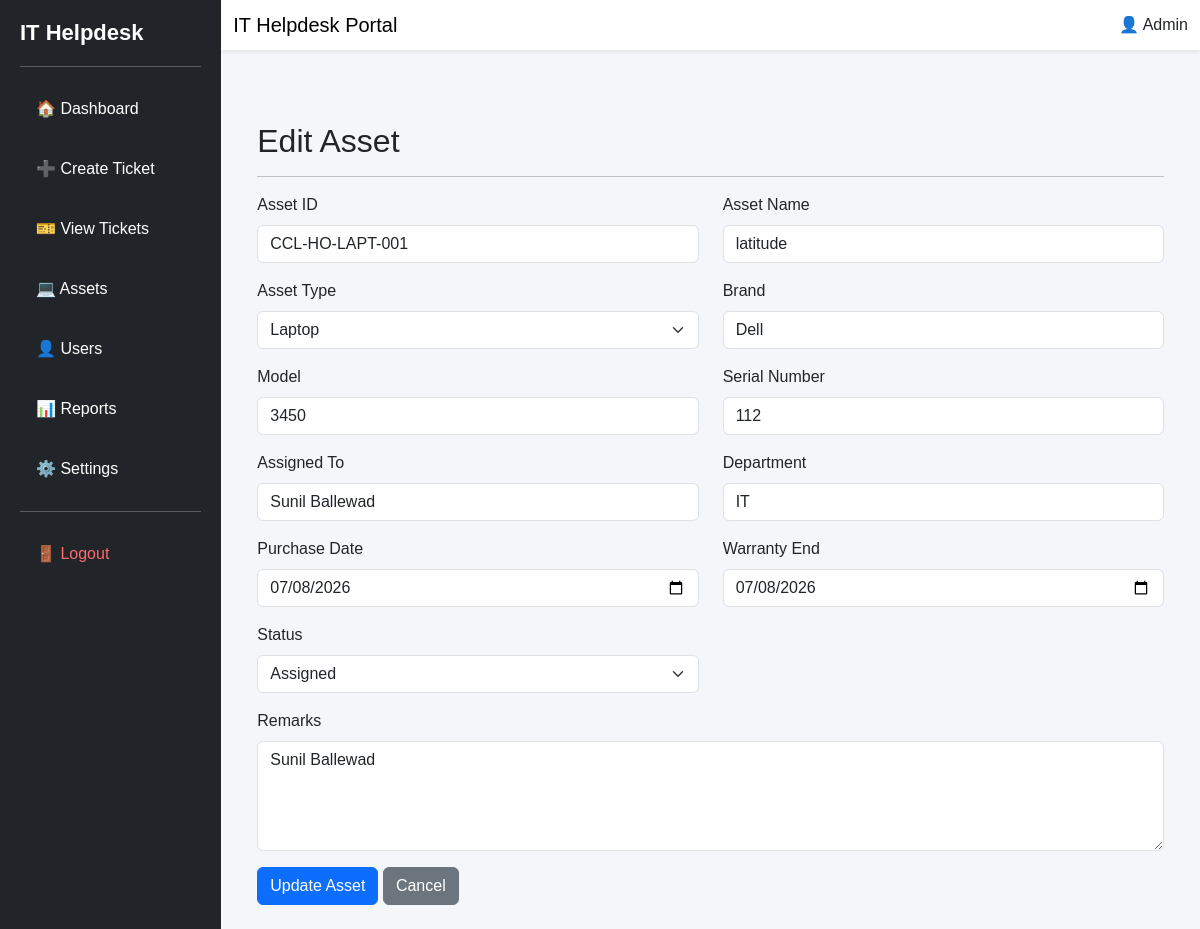
Screenshot of /assets/edit/1 (signed in) with the database file from the repository.
### models.py (models this page shows, shortened)
class Asset(db.Model):
    __tablename__ = "assets"
    id = db.Column(db.Integer, primary_key=True)
    asset_id = db.Column(db.String(30), unique=True, nullable=False)
    asset_name = db.Column(db.String(100), nullable=False)
    asset_type = db.Column(db.String(50), nullable=False)
    brand = db.Column(db.String(50))
    model = db.Column(db.String(100))
    serial_number = db.Column(db.String(100), unique=True)
    assigned_to = db.Column(db.String(100))
    department = db.Column(db.String(100))
    purchase_date = db.Column(db.Date)
    warranty_end = db.Column(db.Date)
    status = db.Column(db.String(30), default="Available")
    remarks = db.Column(db.Text)

### routes/assets.py (the view, shortened to what this page needs)
@assets.route("/assets/edit/<int:id>", methods=["GET", "POST"])
@login_required
def edit_asset(id):
    if current_user.role != "Admin":
        abort(403)
    asset = Asset.query.get_or_404(id)
    return render_template(
        "edit_asset.html",
        asset=asset
    )

### app.py (called while the page is built)
@login_manager.user_loader
def load_user(user_id):
    return User.query.get(int(user_id))

### templates/edit_asset.html (shortened to what this page needs)
{% extends "base.html" %}
{% block content %}
<div class="container mt-5">
    <h2>Edit Asset</h2>
    <hr>
    <form method="POST">
        <div class="row">
            <div class="col-md-6 mb-3">
                <label class="form-label">Asset ID</label>
                <input type="text" name="asset_id" class="form-control"
                       value="{{ asset.asset_id }}" required>
            </div>
            <div class="col-md-6 mb-3">
                <label class="form-label">Asset Name</label>
                <input type="text" name="asset_name" class="form-control"
                       value="{{ asset.asset_name }}" required>
            </div>
            <div class="col-md-6 mb-3">
                <label class="form-label">Asset Type</label>
                <select name="asset_type" class="form-select">
                    <option value="Laptop" {% if asset.asset_type=="Laptop" %}selected{% endif %}>Laptop</option>
                </select>
            </div>
            <div class="col-md-6 mb-3">
                <label class="form-label">Brand</label>
                <input type="text" name="brand" class="form-control"
                       value="{{ asset.brand }}">
            </div>
            <div class="col-md-6 mb-3">
                <label class="form-label">Model</label>
                <input type="text" name="model" class="form-control"
                       value="{{ asset.model }}">
            </div>
            <div class="col-md-6 mb-3">
                <label class="form-label">Serial Number</label>
                <input type="text" name="serial_number" class="form-control"
                       value="{{ asset.serial_number }}">
            </div>
            <div class="col-md-6 mb-3">
                <label class="form-label">Assigned To</label>
                <input type="text" name="assigned_to" class="form-control"
                       value="{{ asset.assigned_to }}">
            </div>
            <div class="col-md-6 mb-3">
                <label class="form-label">Department</label>
                <input type="text" name="department" class="form-control"
                       value="{{ asset.department }}">
            </div>
            <div class="col-md-6 mb-3">
                <label class="form-label">Purchase Date</label>
                <input type="date" name="purchase_date" class="form-control"
                       value="{{ asset.purchase_date }}">
            </div>
            <div class="col-md-6 mb-3">
                <label class="form-label">Warranty End</label>
                <input type="date" name="warranty_end" class="form-control"
                       value="{{ asset.warranty_end }}">
            </div>
            <div class="col-md-6 mb-3">
                <label class="form-label">Status</label>
                <select name="status" class="form-select">
                    <option value="Assigned" {% if asset.status=="Assigned" %}selected{% endif %}>Assigned</option>
                </select>
            </div>
            <div class="col-12 mb-3">
                <label class="form-label">Remarks</label>
                <textarea name="remarks"
                          class="form-control"
                          rows="4">{{ asset.remarks }}</textarea>
            </div>
        </div>
        <button class="btn btn-primary">
            Update Asset
        </button>
        <a href="{{ url_for('assets.view_assets') }}"
           class="btn btn-secondary">
            Cancel
        </a>
    </form>
</div>
{% endblock %}

### static/css/style.css (style rules this page uses)
body { margin:0; padding:0; background:#f4f6f9; font-family:Arial, Helvetica, sans-serif; }

### rows the page displays
Asset: asset_id "CCL-HO-LAPT-001", asset_name "latitude", asset_type "Laptop", brand "Dell", model "3450", serial_number "112", assigned_to "Sunil Ballewad", department "IT", purchase_date "07/08/2026", warranty_end "07/08/2026", status "Assigned", remarks "Sunil Ballewad"
